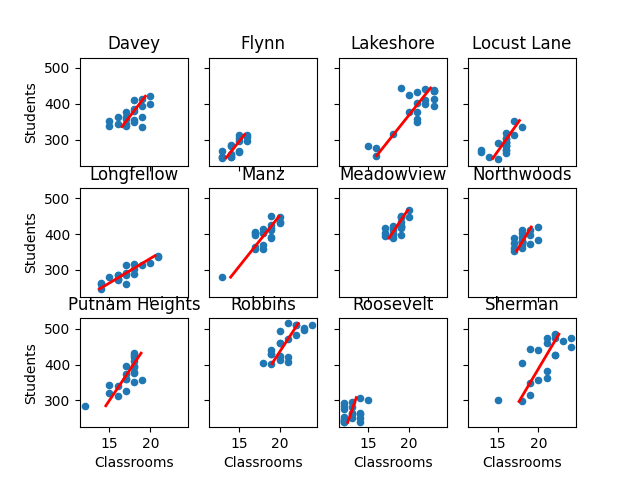
#> input picture linear-regression-of-school-population-to-classroom-count.png, 640 x 480 px
$ python -i capacity-vs-classrooms.py   (imports and definitions only)
#> lines starting #> are read from the running program, lines starting #| are printed output that depends on the picture
### data/__init__.py
import numpy as _np
import pandas as _pd

from importlib.resources import path as _path
from pyexcel_ods3 import get_data as _get_data


# [14 lines left out: function _calculate_graduation_year, not called in this run]


def _get_enrollment():
    """Create the enrollment dataframe"""
    df = _pd.DataFrame()
    with _path(__name__, 'Third Friday.ods') as spreadsheet_path:
        for date, rows in _get_data(str(spreadsheet_path)).items():
            ydf = _pd.DataFrame(rows[1:], columns=rows[0])
            ydf["Date"] = _pd.to_datetime(date)
            ydf = ydf.replace(r"^\s*$", _np.NaN, regex=True)
            ydf["School"] = ydf["School"].fillna(method="ffill")
            ydf = _pd.melt(ydf, id_vars=["Date", "School"], var_name="Grade", value_name="Students")
            ydf = ydf[ydf["Students"].notnull()]

            df = df.append(ydf)

    df["School"] = _pd.Categorical(df["School"], df["School"].unique())
    df["Students"] = df["Students"].astype("int")
    df["Year"] = _pd.Categorical(df["Date"].apply(lambda x: int(x.strftime("%Y"))), ordered=True)
    df["Grade"] = df["Grade"].transform(lambda x: x[-1:])
    df["Grade"] = _pd.Categorical(df["Grade"], ["K", "1", "2", "3", "4", "5"], ordered=True)
    df["Graduation Year"] = _pd.Categorical(df.apply(_calculate_graduation_year, axis="columns"), ordered=True)

    return df


enrollment = _get_enrollment()

_births = {
    1995: 1011,
    1996: 955,
    1997: 972,
    1998: 919,
    1999: 1005,
    2000: 1004,
    2001: 1053,
    2002: 1039,
    2003: 1009,
    2004: 1020,
    2005: 1074,
    2006: 1070,
    2007: 1035,
    2008: 1073,
    2009: 1017,
    2010: 1001,
    2011: 987,
    2012: 1042,
    2013: 1002,
    2014: 1080,
    2015: 1029,
    2016: 1030,
    2017: 980,
    2018: 945,
    2019: 936
}

births = _pd.DataFrame(data={"Births": list(_births.values())}, index=_pd.CategoricalIndex(list(_births.keys()), name="Year"))

### capacity-vs-classrooms.py
#!/usr/bin/env python
from os import environ
from pathlib import Path
import matplotlib.pyplot as plt
import pandas as pd
import seaborn as sns

from data import enrollment


def get_capacity_vs_classrooms(enrollment_dataframe):
    school_grade_available_seats = pd.DataFrame([
        ("Davey", "K", 75), ("Davey", "1", 75), ("Davey", "2", 75), ("Davey", "3", 75),
        ("Davey", "4", 87), ("Davey", "5", 87),
        ("Flynn", "K", 50), ("Flynn", "1", 50), ("Flynn", "2", 50), ("Flynn", "3", 50),
        ("Flynn", "4", 58), ("Flynn", "5", 58),
        ("Lakeshore", "K", 75), ("Lakeshore", "1", 75), ("Lakeshore", "2", 75),
        ("Lakeshore", "3", 75), ("Lakeshore", "4", 87), ("Lakeshore", "5", 87),
        ("Locust Lane", "K", 75), ("Locust Lane", "1", 75), ("Locust Lane", "2", 75),
        ("Locust Lane", "3", 75), ("Locust Lane", "4", 87), ("Locust Lane", "5", 87),
        ("Longfellow", "K", 75), ("Longfellow", "1", 75), ("Longfellow", "2", 75),
        ("Longfellow", "3", 75), ("Longfellow", "4", 87), ("Longfellow", "5", 87),
        ("Manz", "K", 75), ("Manz", "1", 75), ("Manz", "2", 75), ("Manz", "3", 75),
        ("Manz", "4", 87), ("Manz", "5", 87),
        ("Meadowview", "K", 75), ("Meadowview", "1", 75), ("Meadowview", "2", 75),
        ("Meadowview", "3", 75), ("Meadowview", "4", 87), ("Meadowview", "5", 87),
        ("Northwoods", "K", 75), ("Northwoods", "1", 75), ("Northwoods", "2", 75),
        ("Northwoods", "3", 75), ("Northwoods", "4", 87), ("Northwoods", "5", 87),
        ("Putnam Heights", "K", 75), ("Putnam Heights", "1", 75), ("Putnam Heights", "2", 75),
        ("Putnam Heights", "3", 75), ("Putnam Heights", "4", 87), ("Putnam Heights", "5", 87),
        ("Robbins", "K", 100), ("Robbins", "1", 100), ("Robbins", "2", 100),
        ("Robbins", "3", 100), ("Robbins", "4", 116), ("Robbins", "5", 116),
        ("Roosevelt", "K", 50), ("Roosevelt", "1", 50), ("Roosevelt", "2", 50),
        ("Roosevelt", "3", 50), ("Roosevelt", "4", 58), ("Roosevelt", "5", 58),
        ("Sherman", "K", 100), ("Sherman", "1", 100), ("Sherman", "2", 100),
        ("Sherman", "3", 100), ("Sherman", "4", 116), ("Sherman", "5", 116)
    ], columns=["School", "Grade", "Maximum Capacity"])

    school_available_seats = school_grade_available_seats[["School", "Maximum Capacity"]].groupby(["School"]).sum()

    year_school_used_seats = enrollment_dataframe.groupby(["Year", "School"]).sum()

    year_school_classrooms = enrollment_dataframe.groupby(["Year", "School"]).count()["Students"]

    school_available_classrooms = pd.DataFrame(
        [("Davey", 18), ("Flynn", 12), ("Lakeshore", 18), ("Locust Lane", 18), ("Longfellow", 18), ("Manz", 18),
         ("Meadowview", 18), ("Northwoods", 18), ("Putnam Heights", 18), ("Robbins", 24), ("Roosevelt", 12),
         ("Sherman", 24)], columns=["School", "Available Classrooms"])

    enrollment_dataframe = year_school_used_seats.reset_index().merge(school_available_seats, on=["School"])
    enrollment_dataframe = enrollment_dataframe.rename(
        {"Students": "Seats in Use", "Maximum Capacity": "Seats Available"}, axis=1)

    enrollment_dataframe["Seat Utilization"] = enrollment_dataframe["Seats in Use"] / enrollment_dataframe[
        "Seats Available"]
    enrollment_dataframe["Capacity Over 85%"] = enrollment_dataframe["Seat Utilization"] > .85

    enrollment_dataframe = enrollment_dataframe.merge(year_school_classrooms, on=["Year", "School"]).rename(
        {"Students": "Classrooms in Use"}, axis=1)
    enrollment_dataframe = enrollment_dataframe.merge(school_available_classrooms)

    enrollment_dataframe["Classroom Utilization"] = enrollment_dataframe["Classrooms in Use"] / enrollment_dataframe[
        "Available Classrooms"]
    enrollment_dataframe["Too Many Classrooms"] = enrollment_dataframe["Classrooms in Use"] > enrollment_dataframe[
        "Available Classrooms"]

    enrollment_dataframe["85% Seat Utilization"] = enrollment_dataframe["Seat Utilization"] + .15

    return enrollment_dataframe


def main():
    df = get_capacity_vs_classrooms(enrollment)

    with pd.option_context("display.max_rows", None, "display.max_columns", None, "display.width", None):
        print(df)

    lower_limit = min(df["85% Seat Utilization"].min(), df["Classroom Utilization"].min()) - .1
    upper_limit = max(df["85% Seat Utilization"].max(), df["Classroom Utilization"].max()) + .1

    fig, axes = plt.subplots(3, 4, sharex="col", sharey="row", figsize=(16, 12), dpi=200)

    i = 0
    for school_name, sdf in df.groupby("School"):
        ax = sns.lineplot(x="Year", y="85% Seat Utilization", data=sdf, ax=axes[i // 4][i % 4], color="b")

        ax.axes.set_title(school_name)
        ax.set_ylim(lower_limit, upper_limit)

        sns.lineplot(x="Year", y="Classroom Utilization", data=sdf, ax=ax, color="r")

        i += 1

    fig.legend(["85% Seat Utilization", "Classroom Utilization %"])

    sns.set(style="darkgrid")

    plt.savefig("./artifacts/" + Path(__file__).stem + ".png")

    if environ.get("SHOW"):
        plt.show()


# [2 lines not run here, left out]

>>> import cv2
>>> picture = cv2.imread('linear-regression-of-school-population-to-classroom-count.png', cv2.IMREAD_GRAYSCALE)
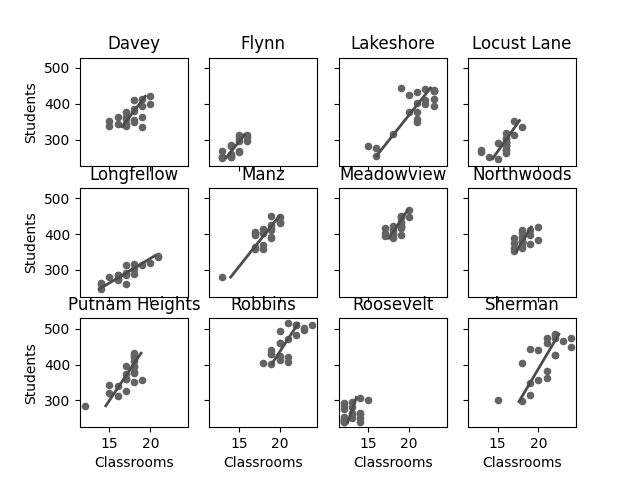
#> picture: shape (480, 640); min 0, max 255, mean 240.3
#> (the run stopped early here; a loop or call above may not have finished)
